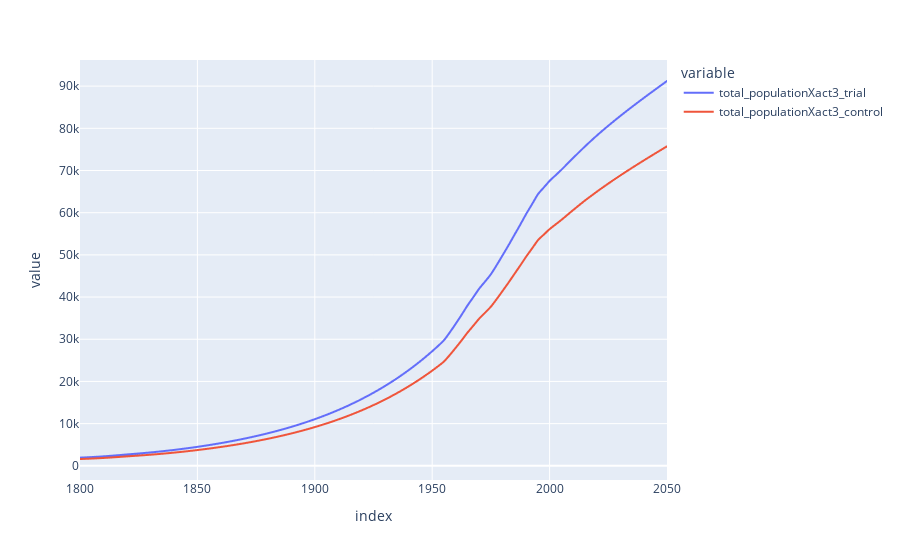

Here is the notebook cell this chart was saved with:
### Code cell
derived_df_0[[f'total_populationXact3_{act3_stratum}' for act3_stratum in ["trial","control"]]].plot()

### Figure 1 — Plotly figure (JSON) as saved in the notebook; plotly's stock layout.template omitted (floating-point values rounded to 4 significant figures; data arrays with more than 128 entries replaced by an {"elided": "..."} marker saying what was removed)
{"data": [{"hovertemplate": "variable=total_populationXact3_trial<br>index=%{x}<br>value=%{y}<extra></extra>", "legendgroup": "total_populationXact3_trial", "line": {"color": "#636efa", "dash": "solid"}, "marker": {"symbol": "circle"}, "mode": "lines", "name": "total_populationXact3_trial", "showlegend": true, "type": "scattergl", "x": {"elided": "2501 float values"}, "xaxis": "x", "y": {"elided": "2501 float values"}, "yaxis": "y"}, {"hovertemplate": "variable=total_populationXact3_control<br>index=%{x}<br>value=%{y}<extra></extra>", "legendgroup": "total_populationXact3_control", "line": {"color": "#EF553B", "dash": "solid"}, "marker": {"symbol": "circle"}, "mode": "lines", "name": "total_populationXact3_control", "showlegend": true, "type": "scattergl", "x": {"elided": "2501 float values"}, "xaxis": "x", "y": {"elided": "2501 float values"}, "yaxis": "y"}], "layout": {"legend": {"title": {"text": "variable"}, "tracegroupgap": 0}, "margin": {"t": 60}, "xaxis": {"anchor": "y", "domain": [0, 1], "title": {"text": "index"}}, "yaxis": {"anchor": "x", "domain": [0, 1], "title": {"text": "value"}}}}
